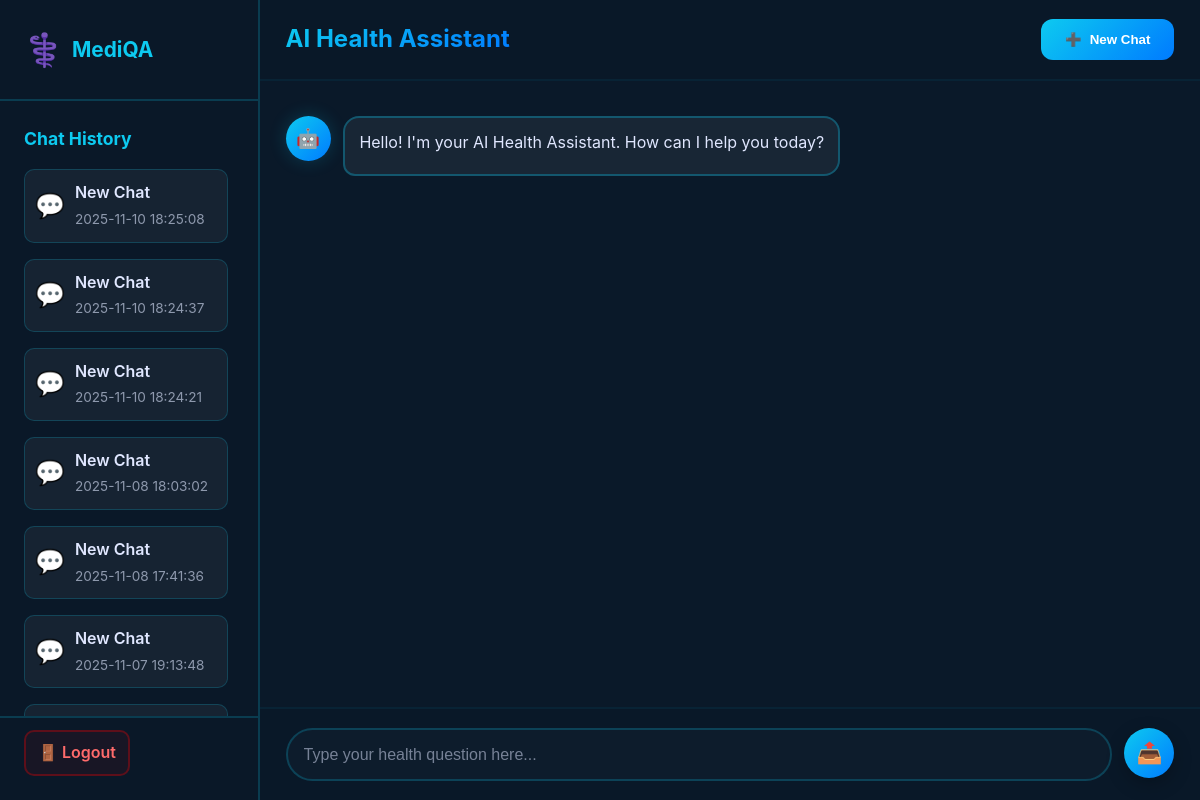
Page /chat (signed in) on the committed database.
### tables this page shows
CREATE TABLE chats (
    id INTEGER PRIMARY KEY AUTOINCREMENT,
    user_email TEXT,
    title TEXT,
    created_at TIMESTAMP DEFAULT CURRENT_TIMESTAMP
);

### app.py (the view)
@app.route('/chat')
def chat():
    if "user" not in session:
        return redirect(url_for('login'))
    conn = get_db_connection()
    cur = conn.cursor()
    cur.execute("SELECT * FROM chats WHERE user_email = ? ORDER BY created_at DESC", (session["email"],))
    chats = cur.fetchall()
    messages = []
    current_chat_id = None
    if chats:
        last_chat_id = chats[0]['id']
        current_chat_id = last_chat_id
        cur.execute("SELECT * FROM messages WHERE chat_id = ? ORDER BY id ASC", (last_chat_id,))
        messages = cur.fetchall()
    conn.close()
    return render_template('chat.html', username=session["user"], chats=chats, messages=messages, current_chat_id=current_chat_id)

### app.py (called while the page is built)
def get_db_connection():
    conn = sqlite3.connect(DB_PATH)
    conn.row_factory = sqlite3.Row
    return conn

### templates/chat.html (shortened to what this page needs)
<!DOCTYPE html>
<html lang="en">
<head>
  <link rel="stylesheet" href="{{ url_for('static', filename='style.css') }}">
</head>
<body class="chat-page">
  <div class="chat-container">
    <aside class="chat-sidebar">
      <div class="sidebar-header">
        <div class="sidebar-brand">
          <span class="medical-icon">⚕️</span>
          <span>MediQA</span>
        </div>
      </div>
      <div class="chat-history">
        <h3 class="history-title">Chat History</h3>
        <div class="history-list">
          {% if chats %}
            {% for chat in chats %}
              <div class="history-item" onclick="window.location.href='{{ url_for('chat_view', chat_id=chat['id']) }}'">
                <div style="display:flex;justify-content:space-between;align-items:center;">
                  <div style="display:flex;gap:10px;align-items:center;">
                    <div class="history-icon">💬</div>
                    <div class="history-content">
                      <p class="history-text" style="margin:0;font-weight:600;">{{ chat['title'] }}</p>
                      <small class="history-time" style="color:rgba(224,231,255,0.6);">{{ chat['created_at'] }}</small>
                    </div>
                  </div>
                </div>
              </div>
            {% endfor %}
          {% else %}
            <p class="no-history">No chat history available yet.</p>
          {% endif %}
        </div>
      </div>
      <div class="sidebar-footer" style="padding-top:12px;">
        <a href="{{ url_for('logout') }}" class="logout-btn" style="display:inline-block;padding:8px 12px;border-radius:10px;background:rgba(255,0,0,0.06);color:#ff6b6b;text-decoration:none;">🚪 Logout</a>
      </div>
    </aside>
    <main class="chat-main" style="flex:1;display:flex;flex-direction:column;min-height:100vh;">
      <div class="chat-header" style="padding:1.2rem 1.6rem;background:rgba(10,25,41,0.95);border-bottom:2px solid rgba(13,202,240,0.06);display:flex;justify-content:space-between;align-items:center;">
        <h2 class="chat-title" style="margin:0;background:var(--gradient-1);-webkit-background-clip:text;-webkit-text-fill-color:transparent;">AI Health Assistant</h2>
        <button class="new-chat-btn" onclick="window.location.href='{{ url_for('new_chat') }}'">
          <span>➕</span> New Chat
        </button>
      </div>
      <div id="chat-box" class="chat-messages" style="flex:1;overflow-y:auto;">
        {% if messages %}
          {% for msg in messages %}
            {% if msg['question'] %}
              <div class="message user-message">
                <div class="message-content"><p style="margin:0;">{{ msg['question'] }}</p></div>
                <div class="message-avatar user-avatar">👤</div>
              </div>
            {% endif %}
            {% if msg['answer'] %}
              <div class="message bot-message">
                <div class="message-avatar bot-avatar">🤖</div>
                <div class="message-content"><p style="margin:0;">{{ msg['answer'] }}</p></div>
              </div>
            {% endif %}
          {% endfor %}
        {% else %}
          <div class="message bot-message">
            <div class="message-avatar bot-avatar">🤖</div>
            <div class="message-content">
              <p>Hello! I'm your AI Health Assistant. How can I help you today?</p>
            </div>
          </div>
        {% endif %}
      </div>
      <div class="chat-input-container">
        <form id="chat-form" class="chat-input-form">
          <input type="text" id="question" class="chat-input" placeholder="Type your health question here..." autocomplete="off" required />
          <button type="submit" class="send-btn"><span class="send-icon">📤</span></button>
        </form>
      </div>
    </main>
  </div>
</body>
</html>

### static/style.css (style rules this page uses)
* { margin: 0; padding: 0; box-sizing: border-box; }
:root { --primary-teal: #0dcaf0; --primary-blue: #007bff; --light-cyan: #e0f7fa; --white: #ffffff; --dark-bg: #0a1929; --card-bg: rgba(255, 255, 255, 0.05); --text-light: #e0e7ff; --gradient-1: linear-gradient(135deg, #0dcaf0, #007bff); --gradient-2: linear-gradient(135deg, #007bff, #0dcaf0); --glow-teal: 0 0 20px rgba(13, 202, 240, 0.5); --glow-blue: 0 0 20px rgba(0, 123, 255, 0.5); --white:#ffffff; --grad1: linear-gradient(135deg,#0dcaf0,#007bff); }
body { font-family: 'Inter', system-ui, -apple-system, sans-serif; line-height: 1.6; background: linear-gradient(135deg, #0a1929 0%, #1a2f4a 50%, #0a1929 100%); color: var(--text-light); min-height: 100vh; overflow-x: hidden; }
.medical-icon { font-size: 2rem; animation: pulse-icon 2s infinite; }
.chat-page { padding: 0; background: var(--dark-bg); }
.chat-container { display: flex; height: 100vh; }
.chat-sidebar { width: 300px; background: rgba(10, 25, 41, 0.95); border-right: 2px solid rgba(13, 202, 240, 0.2); display: flex; flex-direction: column; }
.sidebar-header { padding: 1.5rem; border-bottom: 2px solid rgba(13, 202, 240, 0.2); }
.sidebar-brand { display: flex; align-items: center; gap: 0.5rem; font-size: 1.3rem; font-weight: 700; color: var(--primary-teal); }
.chat-history { flex: 1; padding: 1.5rem; overflow-y: auto; }
.history-title { color: var(--primary-teal); margin-bottom: 1rem; font-size: 1.1rem; }
.history-list { display: flex; flex-direction: column; gap: 1rem; }
.history-item { display: flex; gap: 0.8rem; padding: 1rem; background: rgba(255, 255, 255, 0.05); border-radius: 12px; border: 1px solid rgba(13, 202, 240, 0.2); cursor: pointer; transition: all 0.3s ease; }
.history-icon { font-size: 1.5rem; }
.history-content { flex: 1; }
.history-text { color: var(--text-light); font-weight: 600; margin-bottom: 0.3rem; }
.history-time { color: var(--light-cyan); font-size: 0.85rem; }
.sidebar-footer { padding: 1.5rem; border-top: 2px solid rgba(13, 202, 240, 0.2); }
.logout-btn { display: flex; align-items: center; justify-content: center; gap: 0.5rem; padding: 1rem; background: rgba(255, 0, 0, 0.1); color: #ff6b6b; border: 2px solid rgba(255, 0, 0, 0.3); border-radius: 12px; text-decoration: none; font-weight: 600; transition: all 0.3s ease; }
.chat-main { flex: 1; display: flex; flex-direction: column; }
.chat-header { padding: 1.5rem 2rem; background: rgba(10, 25, 41, 0.95); border-bottom: 2px solid rgba(13, 202, 240, 0.2); display: flex; justify-content: space-between; align-items: center; }
.chat-title { font-size: 1.5rem; background: var(--gradient-1); -webkit-background-clip: text; -webkit-text-fill-color: transparent; background-clip: text; }
.new-chat-btn { padding: 0.8rem 1.5rem; background: var(--gradient-1); color: var(--white); border: none; border-radius: 12px; font-weight: 600; cursor: pointer; transition: all 0.3s ease; display: flex; align-items: center; gap: 0.5rem; }
.chat-messages { flex: 1; padding: 2rem; overflow-y: auto; display: flex; flex-direction: column; gap: 1.5rem; }
.message { display: flex; gap: 1rem; align-items: flex-start; animation: slide-up 0.4s ease-out; }
.message-avatar { width: 45px; height: 45px; border-radius: 50%; display: flex; align-items: center; justify-content: center; font-size: 1.5rem; flex-shrink: 0; }
.bot-avatar { background: var(--gradient-1); box-shadow: var(--glow-teal); }
.message-content { max-width: 70%; padding: 1.2rem; border-radius: 18px; line-height: 1.6; }
.bot-message .message-content { background: rgba(13, 202, 240, 0.1); border: 2px solid rgba(13, 202, 240, 0.3); }
.message-content p { margin-bottom: 0.5rem; }
.chat-input-container { padding: 1.5rem 2rem; background: rgba(10, 25, 41, 0.95); border-top: 2px solid rgba(13, 202, 240, 0.2); }
.chat-input-form { display: flex; gap: 1rem; max-width: 1200px; margin: 0 auto; }
.chat-input { flex: 1; padding: 1rem 1.5rem; background: rgba(255, 255, 255, 0.05); border: 2px solid rgba(13, 202, 240, 0.3); border-radius: 25px; color: var(--white); font-size: 1rem; transition: all 0.3s ease; }
.chat-input::placeholder { color: rgba(224, 231, 255, 0.5); }
.send-btn { width: 50px; height: 50px; background: var(--gradient-1); border: none; border-radius: 50%; cursor: pointer; transition: all 0.3s ease; display: flex; align-items: center; justify-content: center; }
.send-icon { font-size: 1.3rem; }

### rows in the picture
chats: title "New Chat", created_at "2025-11-10 18:25:08"
chats: title "New Chat", created_at "2025-11-10 18:24:37"
chats: title "New Chat", created_at "2025-11-10 18:24:21"
chats: title "New Chat", created_at "2025-11-08 18:03:02"
chats: title "New Chat", created_at "2025-11-08 17:41:36"
chats: title "New Chat", created_at "2025-11-07 19:13:48"
